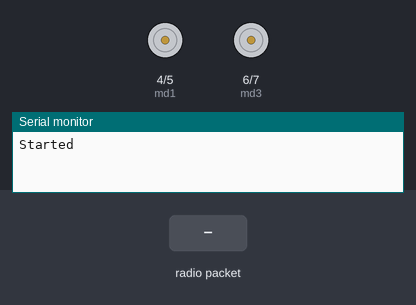
A sketch run on a simulated Arduino Uno, built with avr-gcc and run on an emulated ATmega328P. Shown: motor-driver pin pairs drawn as motors (green arrow = first pin HIGH = forward, orange = second pin HIGH = backward, longer = more drive), the last lines printed to the serial monitor. Inputs (shaded band) come from the test bench. No radio packets arrive unless stated.

Above: at 1.2 s.
1.3 s: radio packet "forward" arrives
At 1.7 s:
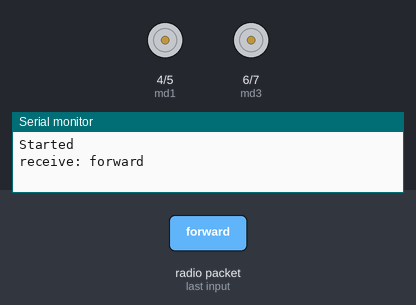
2.9 s: radio packet "backward" arrives
At 4.1 s:
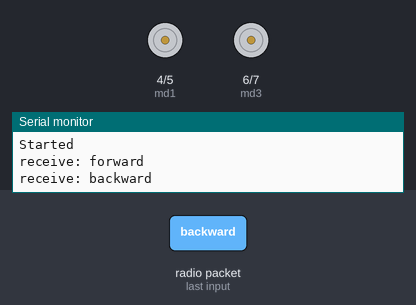
4.4 s: radio packet "left" arrives
At 5.3 s:
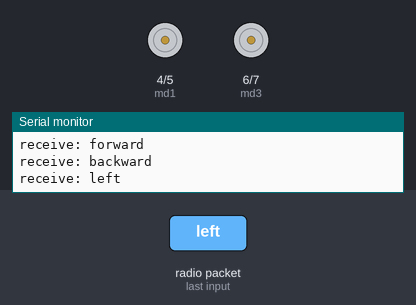
5.9 s: radio packet "right" arrives
At 6.4 s:
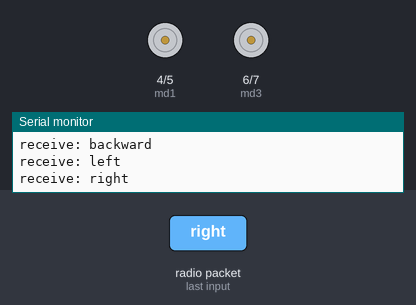
Timing chart, 0 to 8.4 s (numbered marks = the images above; inputs shaded):
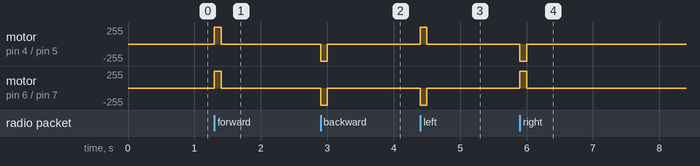

The sketch:

receiver.ino
```cpp
// using libraries to communicate via the RF module --- *The SPI library is not used but is required by RH_ASK for compiling
#include <RH_ASK.h>
#include <SPI.h>

// defining the input pins from the motor driver
#define md1 4
#define md2 5
#define md3 6
#define md4 7

// making an object of RH_ASK class to use RF
RH_ASK driver;

// a array of characters to store the final processed input
char receive[32];

// a variable to store time since the last input was received
unsigned long last = 0;

void setup()
{
  // defining the input pins from motor driver as output for arduino
  pinMode(md1, OUTPUT);
  pinMode(md2, OUTPUT);
  pinMode(md3, OUTPUT);
  pinMode(md4, OUTPUT);

  // initiatating the driver object/ starting the communication
  driver.init();

  // initializing serial communication at baud rate of 9600 bits per second
  Serial.begin(9600);
  Serial.println("Started");

  // signalliing the motors to stop when starting - not needed but just to be safe
  stop();
}

void loop()
{
  // unsingned byte integer variables to store received input and its length
  uint8_t buf[RH_ASK_MAX_MESSAGE_LEN];
  uint8_t buflen = sizeof(buf);

  // checking for any values received via RF
  if (driver.recv(buf, &buflen))
  {
    // printing on serial monitor for testing
    Serial.print("receive: ");

    // storing the value of time when the input ws received
    last = millis();

    // replacing all the bits of 'receive' to 0
    memset(receive, 0, sizeof(receive));

    // storing the values recevied in 'receive'
    for (int i = 0; i < buflen; i++)
    {
      receive[i] = buf[i];
    }
    Serial.println(receive);

    // comparing the received input with defined strings and when a match is found
    // corresponding action is executed

    if (strcmp(receive, "forward") == 0)
    {
      forward();
    }
    else if (strcmp(receive, "backward") == 0)
    {
      reverse();
    }
    else if (strcmp(receive, "left") == 0)
    {
      left();
    }
    else if (strcmp(receive, "right") == 0)
    {
      right();
    }
    else if (strcmp(receive, "stop") == 0)
    {
      stop();
    }
  }

  // if no input received for 100 milliseconds stop the robot
  if ((millis() - last) >= 100) {
    stop();
  }
}

// function to move robot forward
void forward()
{
  digitalWrite(md1, HIGH);
  digitalWrite(md2, LOW);
  digitalWrite(md3, HIGH);
  digitalWrite(md4, LOW);
}

// function to move robot backwards
void reverse()
{
  digitalWrite(md1, LOW);
  digitalWrite(md2, HIGH);
  digitalWrite(md3, LOW);
  digitalWrite(md4, HIGH);
}

// function to move robot right
void right()
{
  digitalWrite(md1, LOW);
  digitalWrite(md2, HIGH);
  digitalWrite(md3, HIGH);
  digitalWrite(md4, LOW);
}

// function to move robot left
void left()
{
  digitalWrite(md1, HIGH);
  digitalWrite(md2, LOW);
  digitalWrite(md3, LOW);
  digitalWrite(md4, HIGH);
}

// function to stop the robot
void stop()
{
  digitalWrite(md1, LOW);
  digitalWrite(md2, LOW);
  digitalWrite(md3, LOW);
  digitalWrite(md4, LOW);
}
```

Measured:
- after the input at 1.3 s, motor on pin 4 (md1) / pin 5 (md2), motor on pin 6 (md3) / pin 7 (md4): stopped → forward 255/255 at once, → stopped 0.10 s later
- after the input at 2.9 s, motor on pin 4 (md1) / pin 5 (md2), motor on pin 6 (md3) / pin 7 (md4): stopped → backward 255/255 at once, → stopped 0.10 s later
- after the input at 4.4 s, motor on pin 4 (md1) / pin 5 (md2): stopped → forward 255/255 at once, → stopped 0.10 s later; motor on pin 6 (md3) / pin 7 (md4): stopped → backward 255/255 at once, → stopped 0.10 s later
- after the input at 5.9 s, motor on pin 4 (md1) / pin 5 (md2): stopped → backward 255/255 at once, → stopped 0.10 s later; motor on pin 6 (md3) / pin 7 (md4): stopped → forward 255/255 at once, → stopped 0.10 s later
